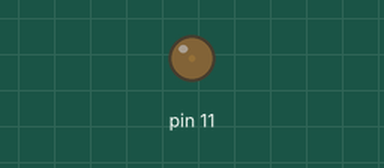
This sketch was run on a simulated Arduino Uno, built with avr-gcc and run on an emulated ATmega328P. On the bench: output pins drawn as LEDs (lit = HIGH). What the sketch prints to the serial monitor is not drawn.

Above: at 0.05 s.
At 0.9 s:
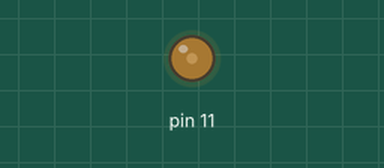
At 1.9 s:
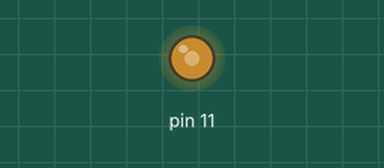
At 3.8 s:
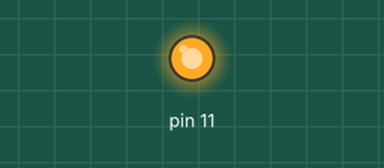
Timing chart, 0 to 9.2 s (numbered marks = the images above):
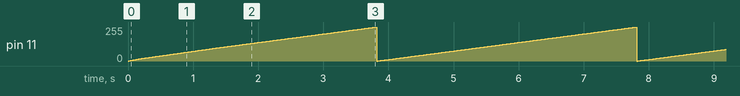

The sketch:

pwm.ino
```cpp
void setup() {
  // put your setup code here, to run once:
  Serial.begin(9600);
  pinMode(11,OUTPUT);
}

void loop() {
  // put your main code here, to run repeatedly:
  for(int i=0;i<1024 ;i++)
  {
    analogWrite(11,i);
    Serial.println("i value : " + (String)i);
    delay(10);
  }
}
```

Measured:
- by itself, pin 11: ramps from 0/255 to 255/255 and jumps back, once every 4.0 s
